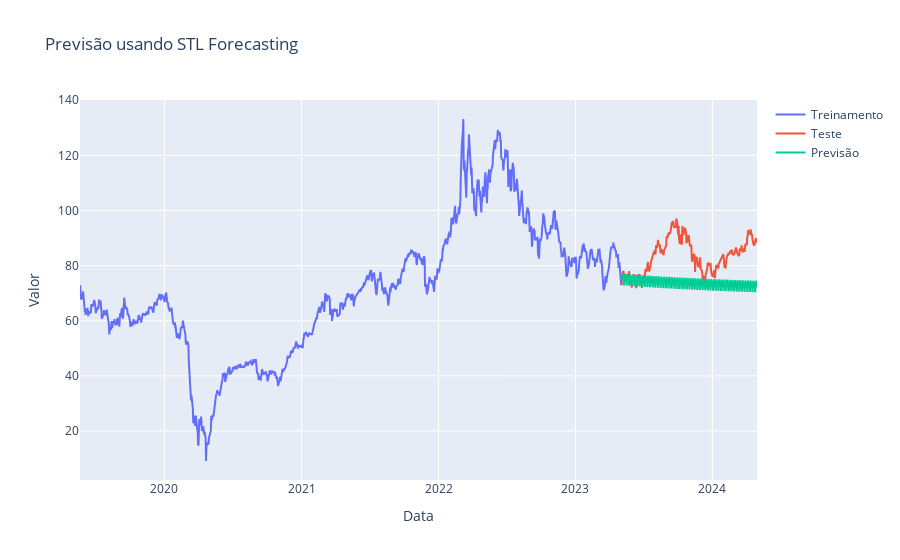

Notebook source saved alongside this figure:
### Markdown cell above
## Modelo de Previsão STL (Seasonal and Trend decomposition using Loess)

O modelo STL é um procedimento para decompor uma série temporal em três componentes: tendência, sazonalidade e resíduo. Ele é frequentemente combinado com outros modelos de previsão, como ARIMA, para lidar com a parte residual da série temporal.

### Code cell
from statsmodels.tsa.forecasting.stl import STLForecast
from statsmodels.tsa.arima.model import ARIMA
from sklearn.metrics import mean_absolute_error
import numpy as np
import matplotlib.pyplot as plt
import plotly.graph_objects as go
import numpy as np

# Definir o tamanho do conjunto de dados de treinamento
train_size = int(len(df) * 0.8)

# Dividir os dados em treinamento e teste
train, test = df['preco_venda'][:train_size], df['preco_venda'][train_size:]

# Definir o modelo
model_STL = STLForecast(train, ARIMA, model_kwargs={"order": (1, 0, 0)})

# Treinar o modelo
model_STL_fit = model_STL.fit()

# Fazer previsão
forecast_STL = model_STL_fit.forecast(steps=len(test))

# Calcular o WMAPE
wmape = np.sum(np.abs(forecast_STL - test)) / np.sum(test)
print(f"WMAPE: {wmape:.2%}")

# Criar a figura
fig = go.Figure()

# Adicionar os dados de treinamento e teste ao gráfico
fig.add_trace(go.Scatter(x=train.index, y=train, mode='lines', name='Treinamento'))
fig.add_trace(go.Scatter(x=test.index, y=test, mode='lines', name='Teste'))

# Adicionar as previsões ao gráfico
fig.add_trace(go.Scatter(x=test.index, y=forecast_STL, mode='lines', name='Previsão'))

# Atualizar o layout
fig.update_layout(title='Previsão usando STL Forecasting',
                  xaxis_title='Data',
                  yaxis_title='Valor')

# Mostrar o gráfico
fig.show()

### Figure 1 — Plotly figure (JSON) as saved in the notebook; plotly's stock layout.template omitted (floating-point values rounded to 4 significant figures; data arrays with more than 128 entries replaced by an {"elided": "..."} marker saying what was removed)
{"data": [{"mode": "lines", "name": "Treinamento", "type": "scatter", "x": {"elided": "1032 str values"}, "y": {"elided": "1032 float values"}}, {"mode": "lines", "name": "Teste", "type": "scatter", "x": {"elided": "258 str values"}, "y": {"elided": "258 float values"}}, {"mode": "lines", "name": "Previsão", "type": "scatter", "x": {"elided": "258 str values"}, "y": {"elided": "258 float values"}}], "layout": {"title": {"text": "Previsão usando STL Forecasting"}, "xaxis": {"title": {"text": "Data"}}, "yaxis": {"title": {"text": "Valor"}}}}
